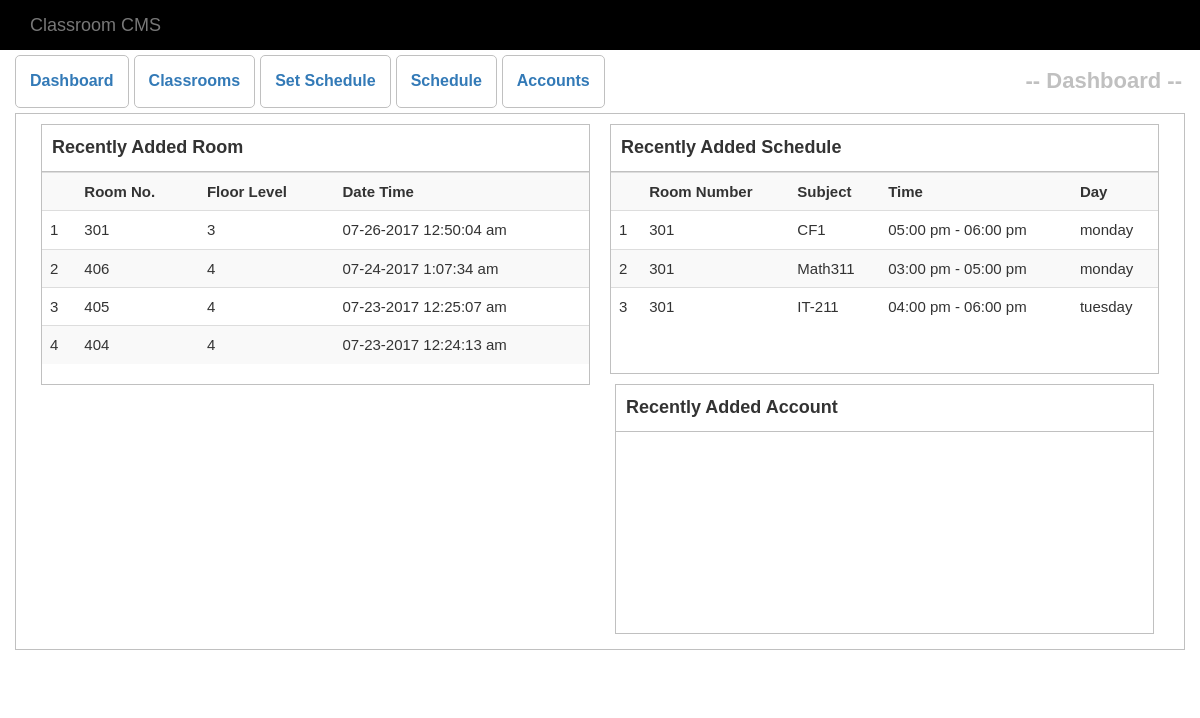
Page /dashboard.php on the committed database.
### tables this page shows
CREATE TABLE `room` (
  `room_id` int(11) NOT NULL,
  `room_number` int(11) NOT NULL,
  `room_name` varchar(100) NOT NULL,
  `floor_level` int(11) NOT NULL,
  `date_added` varchar(100) NOT NULL
);

CREATE TABLE `schedule` (
  `schedule_id` int(11) NOT NULL,
  `room_id` int(11) NOT NULL,
  `subject_name` varchar(50) NOT NULL,
  `start_time` varchar(50) NOT NULL,
  `end_time` varchar(50) NOT NULL,
  `day` varchar(50) NOT NULL,
  `date` varchar(50) NOT NULL,
  `r_number` int(11) NOT NULL,
  `sy_from` varchar(50) NOT NULL,
  `sy_to` varchar(50) NOT NULL,
  `semester` int(11) NOT NULL
);

### dashboard.php (the view, shortened to what this page needs)
<?php include('Includes/database.php') ?>
<!DOCTYPE html>
<html>
<head>
	<link rel="stylesheet" type="text/css" href="Assets/bootstrap/css/bootstrap.css">
	<link rel="stylesheet" type="text/css" href="Assets/css/style.css">
</head>
<body>
<div class="header">
	<div class="navbar navbar-default">
		<div class="container">
			<div class="navbar-header">
				<a href="" class="navbar-brand">Classroom CMS</a>
			</div>
		</div>
	</div>
</div>
<div>
	<nav class="navi">
		<div class="container">
			<div class="row">
				<ul class="nav-btn">
					<a href="dashboard.php"><li>Dashboard</li></a>
					<a href="room.php"><li>Classrooms</li></a>
					<a href="set_schedule.php"><li>Set Schedule</li></a>
					<a href="schedule.php"><li>Schedule</li></a>
					<a href="account.php"><li>Accounts</li></a>
				</ul>
				<div style="float: right;font-weight: bolder;font-size: 22px;color: silver;padding: 3px;margin-top: -2.8px;">
					-- Dashboard --
				</div>
			</div>
		</div>
	</nav>
</div>
<div class="container">
<div class="row">
<div class="col-md-12 dashboard">
		<div class="col-md-6 new-room">
			<div class="new-room-content">
				<div class="new-room-title">
					<div class="">Recently Added Room</div>
				</div>
				<div class="new-room-body">
					<table class="table table-hover table-striped">
						<tr>
							<th></th>
							<th>Room No.</th>
							<th>Floor Level</th>
							<th>Date Time</th>
						</tr>
					<?php
					$sql = "SELECT * FROM room ORDER BY room_id DESC LIMIT 5";
					$exec = mysqli_query($con, $sql);
					$count = 1;
					while ($row = mysqli_fetch_assoc($exec)) {
						?>
						<tr>
							<td><?php echo $count ?></td>
							<td><?php echo $row['room_number'] ?></td>
							<td><?php echo $row['floor_level'] ?></td>
							<td><?php echo $row['date_added'] ?></td>
						</tr>
						<?php
						$count++;
					}
					?>
					</table>
				</div>
			</div>
		</div>
		<div class="col-md-6 new-schedule">
			<div class="new-schedule-content">
				<div class="new-schedule-title">
					<div class="">Recently Added Schedule</div>
				</div>
				<div class="new-schedule-body">
					<table class="table table-striped table-hover">
					<tr>
						<th></th>
						<th>Room Number</th>
						<th>Subject</th>
						<th>Time</th>
						<th>Day</th>
					</tr>
					<?php
					$sql = "SELECT * FROM schedule ORDER BY schedule_id LIMIT 5";
					$exec = mysqli_query($con,$sql);
					$count = 1;
					while ($row = mysqli_fetch_assoc($exec)) {
						?>
						<tr>
							<td><?php echo $count ?></td>
							<td><?php echo $row['r_number'] ?></td>
							<td><?php echo $row['subject_name'] ?></td>
							<td><?php echo $row['start_time'] . ' - ' . $row['end_time'] ?></td>
							<td><?php echo $row['day'] ?></td>
						</tr>
						<?php
						$count++;
					}
					?>
					</table>
				</div>
			</div>
		</div>
		<div class="col-md-6 new-account">
			<div class="new-account-content">
				<div class="new-account-title">
					<div class="">Recently Added Account</div>
				</div>
			</div>
		</div>
</div>
</div>
</div>
</body>
</html>

### Assets/css/style.css (style rules this page uses)
* { font-family:arial ; font-size: 15px; }
.navbar { margin-bottom: 0; background-color: black; border-radius: 0; border:0; }
.navi { height: 53px; padding: 0; margin:5px 0; }
.nav-btn { padding: 0; list-style-type: none; }
.nav-btn a li { padding: 14px; float: left; margin-right: 5px; border:0.5px silver solid; border-radius: 5px; font-size: 16px; font-weight: bolder; }
.dashboard { min-height: 500px; border:solid 0.5px silver; margin-bottom: 40px; padding-bottom: 15px; }
.new-room { padding: 10px; }
.new-schedule { padding: 10px; }
.new-room-content { min-height: 250px; border:solid; border:0.5px silver solid; }
.new-schedule-content { min-height: 250px; border:0.5px silver solid; }
.new-account-content { min-height: 250px; border:0.5px silver solid; }
.new-room-title div { padding: 10px; font-size: 18px; font-weight: bolder; border-bottom:solid .5px silver; }
.new-schedule-title div { padding: 10px; font-size: 18px; font-weight: bolder; border-bottom:solid .5px silver; }
.new-account-title div { padding: 10px; font-size: 18px; font-weight: bolder; border-bottom:solid .5px silver; }

### rows in the picture
room: room_number "301", floor_level "3", date_added "07-26-2017 12:50:04 am"
room: room_number "406", floor_level "4", date_added "07-24-2017 1:07:34 am"
room: room_number "405", floor_level "4", date_added "07-23-2017 12:25:07 am"
room: room_number "404", floor_level "4", date_added "07-23-2017 12:24:13 am"
schedule: r_number "301", subject_name "CF1", start_time "05:00 pm", end_time "06:00 pm", day "monday"
schedule: r_number "301", subject_name "Math311", start_time "03:00 pm", end_time "05:00 pm", day "monday"
schedule: r_number "301", subject_name "IT-211", start_time "04:00 pm", end_time "06:00 pm", day "tuesday"
